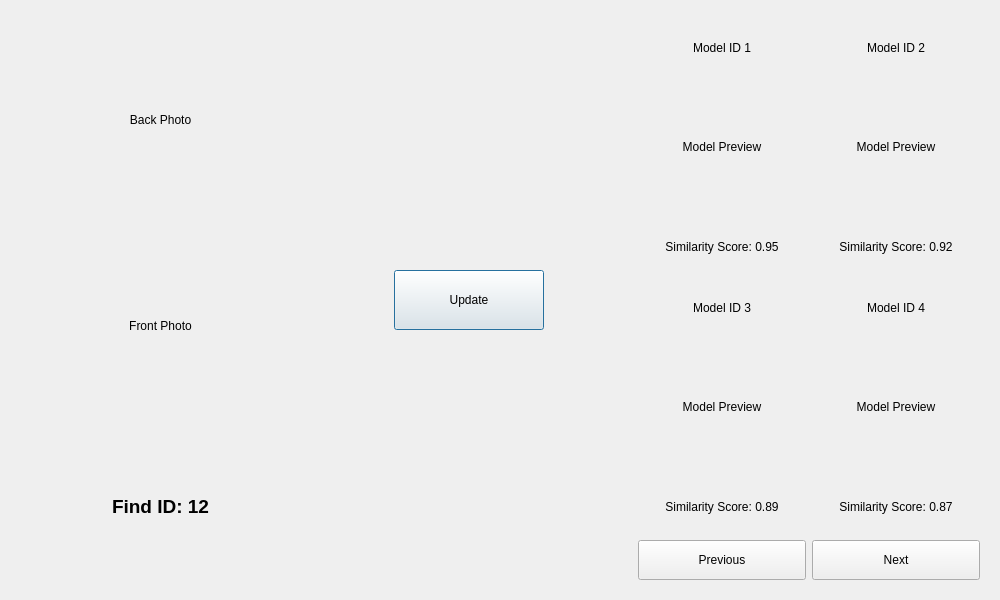
<?xml version="1.0" encoding="UTF-8"?>
<ui version="4.0">
  <class>EditMatchingWindow</class>
  <widget class="QDialog" name="EditMatchingWindow">
    <property name="geometry">
      <rect>
        <x>0</x>
        <y>0</y>
        <width>1000</width>
        <height>600</height>
      </rect>
    </property>
    <property name="windowTitle">
      <string>Edit Matching</string>
    </property>
    <layout class="QHBoxLayout" name="main_layout" strech = "1,0,3">
      <property name="spacing">
        <number>10</number>
      </property>
      <item>
        <widget class="QFrame" name="find_frame">
          <layout class="QVBoxLayout" name="verticalLayout" strech = "1,1,0">
            <item>
              <widget class="QLabel" name="findbackphoto_v">
                <property name="minimumSize">
                  <size>
                    <width>200</width>
                    <height>200</height>
                  </size>
                </property>
                <property name="text">
                  <string>Back Photo</string>
                </property>
                <property name="alignment">
                  <set>Qt::AlignCenter</set>
                </property>
              </widget>
            </item>

            <item>
              <widget class="QLabel" name="findfrontphoto_v">
                <property name="minimumSize">
                  <size>
                    <width>200</width>
                    <height>200</height>
                  </size>
                </property>
                <property name="text">
                  <string>Front Photo</string>
                </property>
                <property name="alignment">
                  <set>Qt::AlignCenter</set>
                </property>
              </widget>
            </item>
            <item>
              <widget class="QLabel" name="findid_v">
                <property name="text">
                  <string>Find ID: 12</string>
                </property>
                <property name="font">
                  <font>
                    <pointsize>14</pointsize>
                    <weight>75</weight>
                    <bold>true</bold>
                  </font>
                </property>
                <property name="alignment">
                  <set>Qt::AlignCenter</set>
                </property>
              </widget>
            </item>
          </layout>
        </widget>
      </item>
      <item>
        <widget class="QFrame" name="update_frame">
          <layout class="QHBoxLayout" name="horizontalLayout_7">
            <item>
              <widget class="QPushButton" name="update_button">
                <property name="text">
                  <string>Update</string>
                </property>
                <property name="minimumSize">
                  <size>
                    <width>100</width>
                    <height>50</height>
                  </size>
                </property>
                <property name="maximumSize">
                  <size>
                    <width>150</width>
                    <height>60</height>
                  </size>
                </property>
              </widget>
            </item>
          </layout>
        </widget>
      </item>
      <item>
        <widget class="QFrame" name="models_frame">
          <layout class="QGridLayout" name="gridLayout">
            <item row="0" column="0">
              <layout class="QGridLayout" name="model_grid">
                <item row="0" column="0">
                  <widget class="QFrame" name="checkmodel1">

                    <layout class="QGridLayout" name="gridLayout_2">
                      <item row="0" column="0">
                        <widget class="QLabel" name="model_id1">
                          <property name="text">
                            <string>Model ID 1</string>
                          </property>
                          <property name="alignment">
                            <set>Qt::AlignCenter</set>
                          </property>
                        </widget>
                      </item>
                      <item row="1" column="0">
                        <widget class="QLabel" name="model1">
                          <property name="minimumSize">
                            <size>
                              <width>150</width>
                              <height>150</height>
                            </size>
                          </property>
                          <property name="text">
                            <string>Model Preview</string>
                          </property>
                          <property name="alignment">
                            <set>Qt::AlignCenter</set>
                          </property>
                        </widget>
                      </item>
                      <item row="2" column="0">
                        <widget class="QLabel" name="similarity_score1">
                          <property name="text">
                            <string>Similarity Score: 0.95</string>
                          </property>
                          <property name="alignment">
                            <set>Qt::AlignCenter</set>
                          </property>
                        </widget>
                      </item>
                    </layout>
                  </widget>
                </item>
                <item row="0" column="1">
                  <widget class="QFrame" name="checkmodel2">
                    <layout class="QGridLayout" name="gridLayout_3">
                      <item row="0" column="0">
                        <widget class="QLabel" name="model_id2">
                          <property name="text">
                            <string>Model ID 2</string>
                          </property>
                          <property name="alignment">
                            <set>Qt::AlignCenter</set>
                          </property>
                        </widget>
                      </item>
                      <item row="1" column="0">
                        <widget class="QLabel" name="model2">
                          <property name="minimumSize">
                            <size>
                              <width>150</width>
                              <height>150</height>
                            </size>
                          </property>
                          <property name="text">
                            <string>Model Preview</string>
                          </property>
                          <property name="alignment">
                            <set>Qt::AlignCenter</set>
                          </property>
                        </widget>
                      </item>
                      <item row="2" column="0">
                        <widget class="QLabel" name="similarity_score2">
                          <property name="text">
                            <string>Similarity Score: 0.92</string>
                          </property>
                          <property name="alignment">
                            <set>Qt::AlignCenter</set>
                          </property>
                        </widget>
                      </item>
                    </layout>
                  </widget>
                </item>
                <item row="1" column="0">
                  <widget class="QFrame" name="checkmodel3">
                    <layout class="QGridLayout" name="gridLayout_4">
                      <item row="0" column="0">
                        <widget class="QLabel" name="model_id3">
                          <property name="text">
                            <string>Model ID 3</string>
                          </property>
                          <property name="alignment">
                            <set>Qt::AlignCenter</set>
                          </property>
                        </widget>
                      </item>
                      <item row="1" column="0">
                        <widget class="QLabel" name="model3">
                          <property name="minimumSize">
                            <size>
                              <width>150</width>
                              <height>150</height>
                            </size>
                          </property>
                          <property name="text">
                            <string>Model Preview</string>
                          </property>
                          <property name="alignment">
                            <set>Qt::AlignCenter</set>
                          </property>
                        </widget>
                      </item>
                      <item row="2" column="0">
                        <widget class="QLabel" name="similarity_score3">
                          <property name="text">
                            <string>Similarity Score: 0.89</string>
                          </property>
                          <property name="alignment">
                            <set>Qt::AlignCenter</set>
                          </property>
                        </widget>
                      </item>
                    </layout>
                  </widget>
                </item>
                <item row="1" column="1">
                  <widget class="QFrame" name="checkmodel4">
                    <layout class="QGridLayout" name="gridLayout_5">
                      <item row="0" column="0">
                        <widget class="QLabel" name="model_id4">
                          <property name="text">
                            <string>Model ID 4</string>
                          </property>
                          <property name="alignment">
                            <set>Qt::AlignCenter</set>
                          </property>
                        </widget>
                      </item>
                      <item row="1" column="0">
                        <widget class="QLabel" name="model4">
                          <property name="minimumSize">
                            <size>
                              <width>150</width>
                              <height>150</height>
                            </size>
                          </property>
                          <property name="text">
                            <string>Model Preview</string>
                          </property>
                          <property name="alignment">
                            <set>Qt::AlignCenter</set>
                          </property>
                        </widget>
                      </item>
                      <item row="2" column="0">
                        <widget class="QLabel" name="similarity_score4">
                          <property name="text">
                            <string>Similarity Score: 0.87</string>
                          </property>
                          <property name="alignment">
                            <set>Qt::AlignCenter</set>
                          </property>
                        </widget>
                      </item>
                    </layout>
                  </widget>
                </item>
              </layout>
            </item>
            <item row="1" column="0">
              <layout class="QHBoxLayout" name="model_buttons">
                <item>
                  <widget class="QPushButton" name="previous_button">
                    <property name="text">
                      <string>Previous</string>
                    </property>
                    <property name="minimumSize">
                      <size>
                        <width>100</width>
                        <height>40</height>
                      </size>
                    </property>
                  </widget>
                </item>
                <item>
                  <widget class="QPushButton" name="next_button">
                    <property name="text">
                      <string>Next</string>
                    </property>
                    <property name="minimumSize">
                      <size>
                        <width>100</width>
                        <height>40</height>
                      </size>
                    </property>
                  </widget>
                </item>
              </layout>
            </item>
          </layout>
        </widget>
      </item>
    </layout>
  </widget>
  <resources/>
  <connections/>
</ui>
